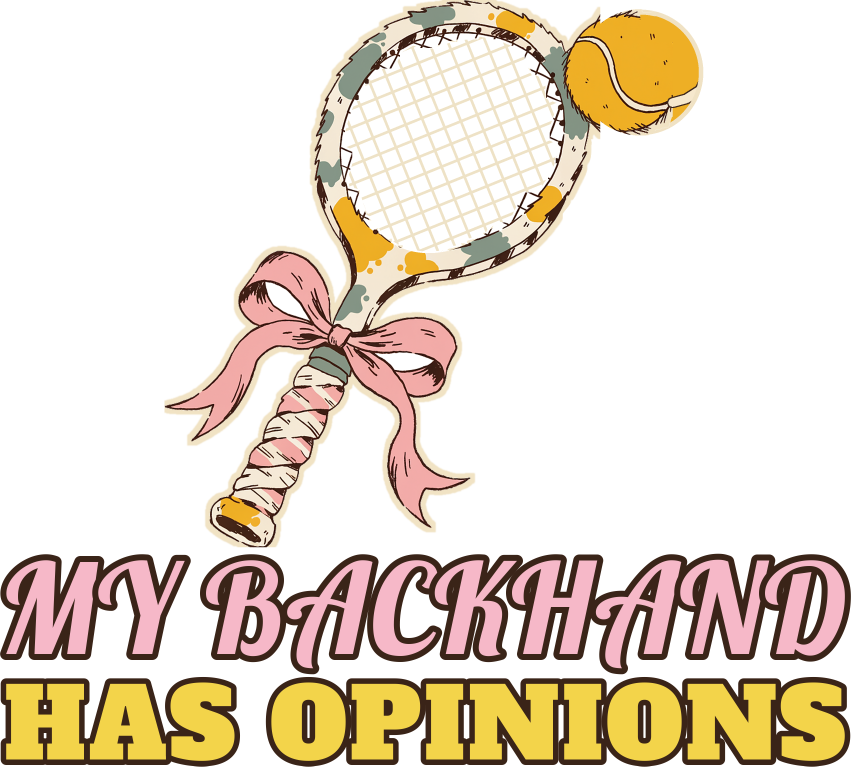
#> input picture designs/c898/src_print.png, 3404 x 3066 px, found by its file name (shown at 1/4 size)
$ python make.py
#> lines starting #> are read from the running program, lines starting #| are printed output that depends on the picture
### designs/lib.py
"""Lane C lockup helper: from designs.lib import *"""
from PIL import Image, ImageDraw, ImageFont, ImageFilter
FD = 'designs/fonts/'
CREAM = (246, 236, 214, 255)
F = dict(alfa='AlfaSlabOne-Regular.ttf', anton='Anton-Regular.ttf', bevan='Bevan-Regular.ttf', big='BigShouldersDisplay[wght].ttf', bowlby='BowlbyOne-Regular.ttf',
         cinzel='Cinzel[wght].ttf', fraunces='Fraunces[SOFT,WONK,opsz,wght].ttf', oswald='Oswald[wght].ttf', playfair='PlayfairDisplay[wght].ttf',
         playfairi='PlayfairDisplay-Italic[wght].ttf', rye='Rye-Regular.ttf', graduate='Graduate-Regular.ttf', yellowtail='Yellowtail-Regular.ttf', interblack='InterDisplay-Black.otf', damion='Damion-Regular.ttf', caveat='CaveatBrush-Regular.ttf')
VAR = dict(big=[900], cinzel=[900], fraunces=[9, 900, 60, 1], oswald=[700], playfair=[900], playfairi=[900])
def line(text, font, wfrac, W, fill, key, kw=27, track=0):
    ff = F[font]; var = VAR.get(font)
    def mk(sz):
        f = ImageFont.truetype(FD + ff, sz)
        if var: f.set_variation_by_axes(var)
        return f
    f = mk(800); adv = [f.getlength(c) for c in text]; tot = sum(adv) + track * (len(text) - 1); size = int(800 * W * wfrac / tot)
    f = mk(size); adv = [f.getlength(c) for c in text]; tr = int(track * size / 800)
    asc, desc = f.getmetrics(); tot = int(sum(adv) + tr * (len(text) - 1)); pad = 80
    im = Image.new('RGBA', (tot + 2 * pad, asc + desc + 2 * pad), (0, 0, 0, 0))
    k = Image.new('L', im.size, 0); d = ImageDraw.Draw(k); x = pad
    for c, a in zip(text, adv): d.text((x, pad), c, font=f, fill=255); x += a + tr
    k = k.filter(ImageFilter.MaxFilter(kw)); im.paste(Image.new('RGBA', im.size, key), (0, 0), k)
    d = ImageDraw.Draw(im); x = pad
    for c, a in zip(text, adv): d.text((x, pad), c, font=f, fill=fill); x += a + tr
    out = im.crop(im.getbbox())
    import os; st = float(os.environ.get('STRETCH', '1'))
    if st != 1: out = out.resize((out.width, int(out.height * st)))
    return out
# [16 lines left out: functions stack, lockup, not called in this run]
def widths(*ls): return [l.width for l in ls]
# [15 lines left out: function line_same, not called in this run]

### designs/c898/make.py
import sys; sys.path.insert(0,'.')
from designs.lib import *
src=Image.open('designs/c898/src_print.png').convert('RGBA'); a=src.crop((0,0,src.width,2189)); a=a.crop(a.getbbox())
#> further down, src is the input picture: PIL image 3404x3066 RGBA; mean R, G, B, A 68.6, 56.4, 41.4, 88.7
#> after `a = src.crop((0, 0, src.width, 2189))`:
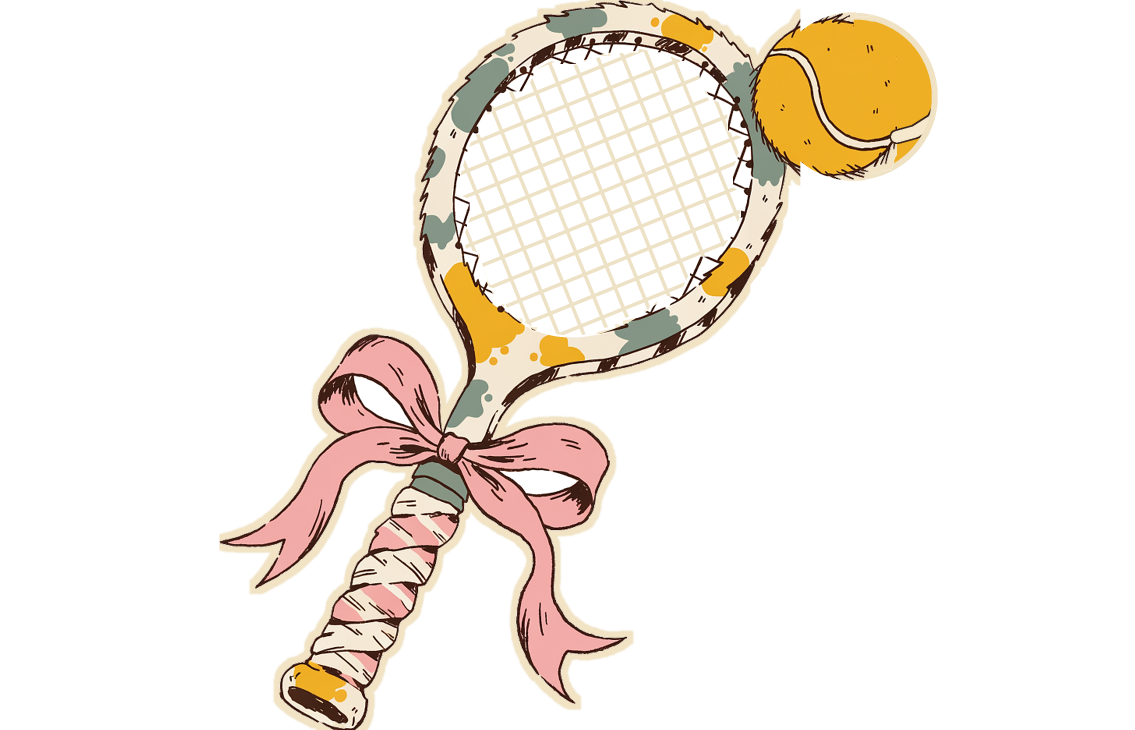
#> a: PIL image 3404x2189 RGBA (shown at 1/3 size); mean R, G, B, A 47.4, 40.6, 32.7, 51.5; transparent parts drawn white
#> after `a = a.crop(a.getbbox())`:
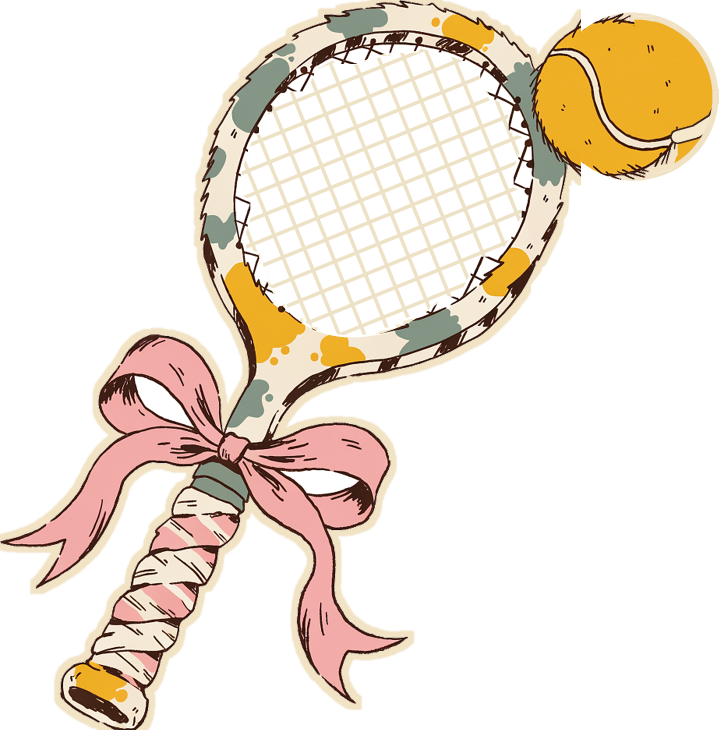
#> a: PIL image 2155x2189 RGBA (shown at 1/3 size); mean R, G, B, A 74.8, 64.1, 51.7, 81.3; transparent parts drawn white
print('art',a.size)
#| art (2155, 2189)
W=3000; FONT=sys.argv[1] if len(sys.argv)>1 else 'oswald'; AW=float(sys.argv[2]) if len(sys.argv)>2 else 0.47
for tag,hf,pf,key in (('ash',(190,60,100,255),(38,50,86,255),CREAM),('light',(244,176,196,255),(250,214,72,255),(20,26,44,255))):
#> (the run stopped early here; a loop or call above may not have finished)
